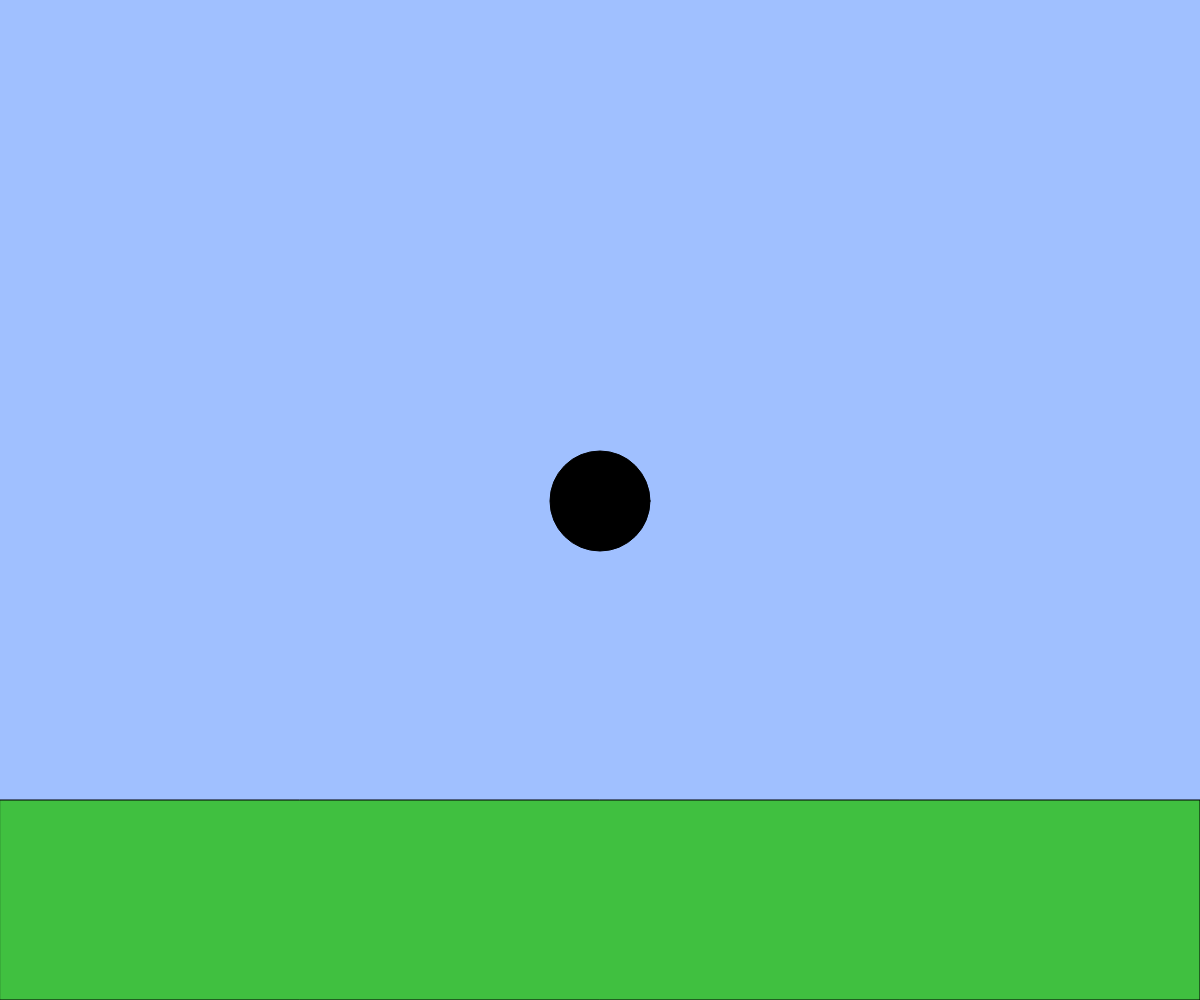
Frame 1 (no input)
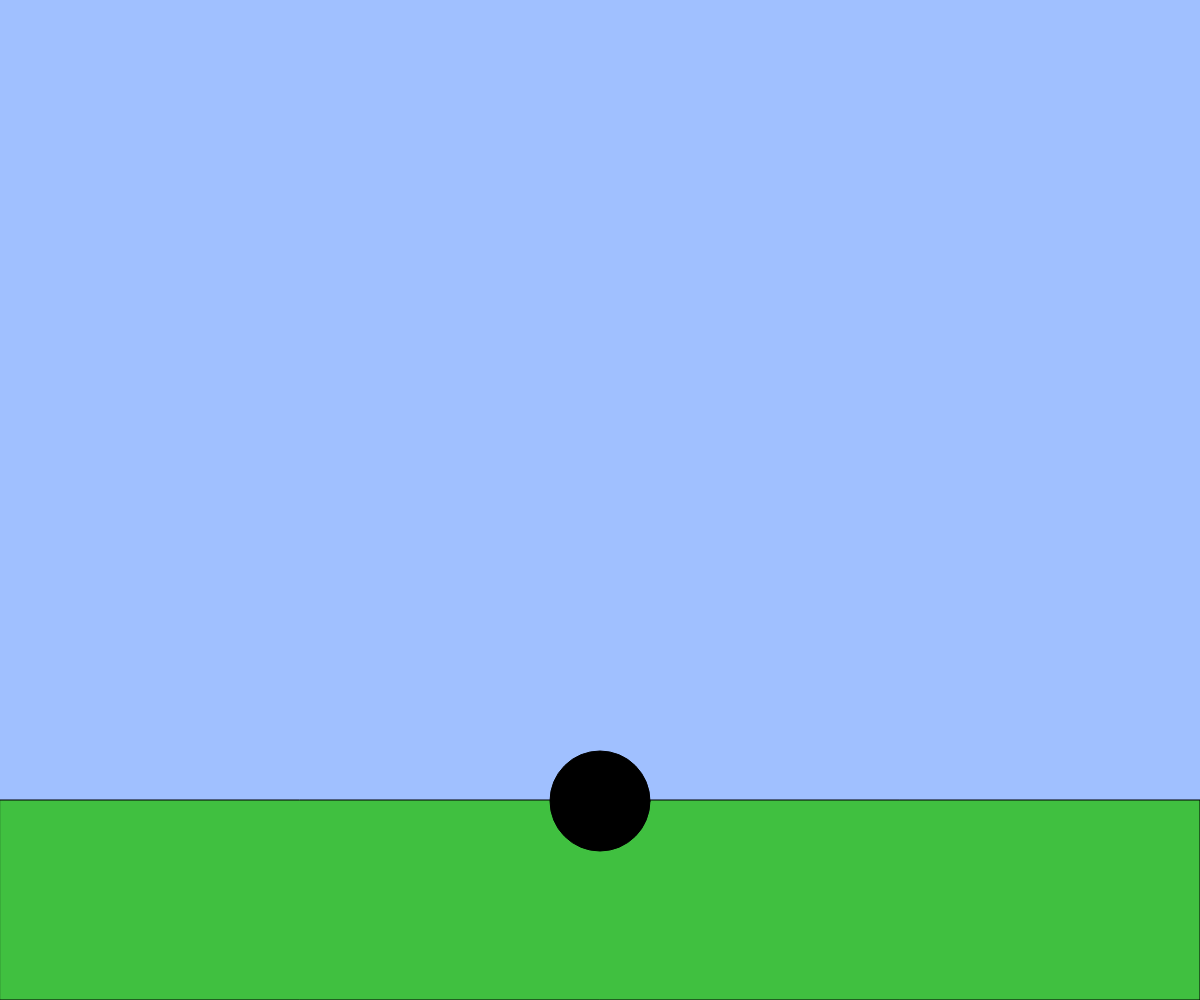
Frame 60 (no input)
Frame 120 (the mouse pressed at the canvas centre since frame 60): identical to frame 60, image omitted

The p5.js sketch that drew these frames (run headless with seeded random() and noise() and a simulated clock; from frame 60 on, the mouse is pressed at the canvas centre):

// p5.js sketch
// ── sketch.js


let x, y;
let vx, vy;
const g = 1;


function setup() {
  createCanvas(windowWidth, windowHeight);
  x = width / 2;
  y = height / 2;
  vx = 0;
  vy = 0;
}

function windowResized() {
  resizeCanvas(windowWidth, windowHeight);
}

function draw() {
  background(160, 192, 255);
  const size = height * 0.1; // キャラクターのサイズ

  // 地面を描く
  const groundY = height * 0.8;
  fill(64, 192, 64);
  rect(0, groundY, width, height - groundY);

  if (keyIsDown(LEFT_ARROW)) { x -= 5; }
  if (keyIsDown(RIGHT_ARROW)) { x += 5; }
  if (keyIsDown(CONTROL)) {
    if (keyIsDown(LEFT_ARROW)) { x -= 5; }
    if (keyIsDown(RIGHT_ARROW)) { x += 5; }
  }
  // BLANK[1] キャラクターの左右移動
  if (y > groundY) {
    y = groundY ;
    vy = 0;
  }

  // BLANK[2] 重力とジャンプ
  vy += g;

  if (keyIsDown(UP_ARROW) && y == groundY) {
    vy = -30;
  }
  // 速くなりすぎないように制限
  vx = constrain(vx, -20, 20);
  vy = constrain(vy, -40, 40);

  // 位置を更新
  x += vx;
  y += vy;

  // キャラクターを描く
  fill(0);
  ellipse(x, y, size, size);
}
